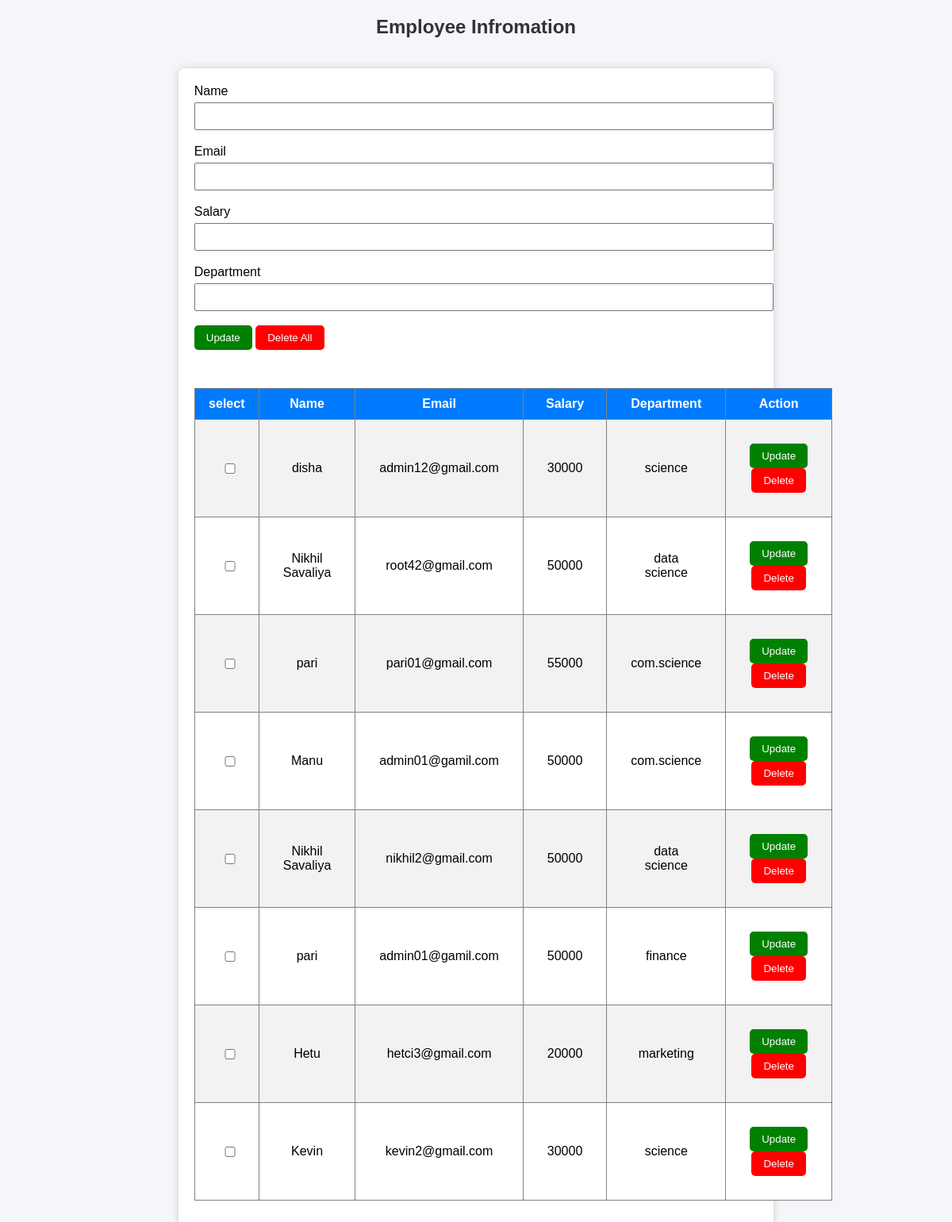
The page /employee/list/ on the database as committed earlier.
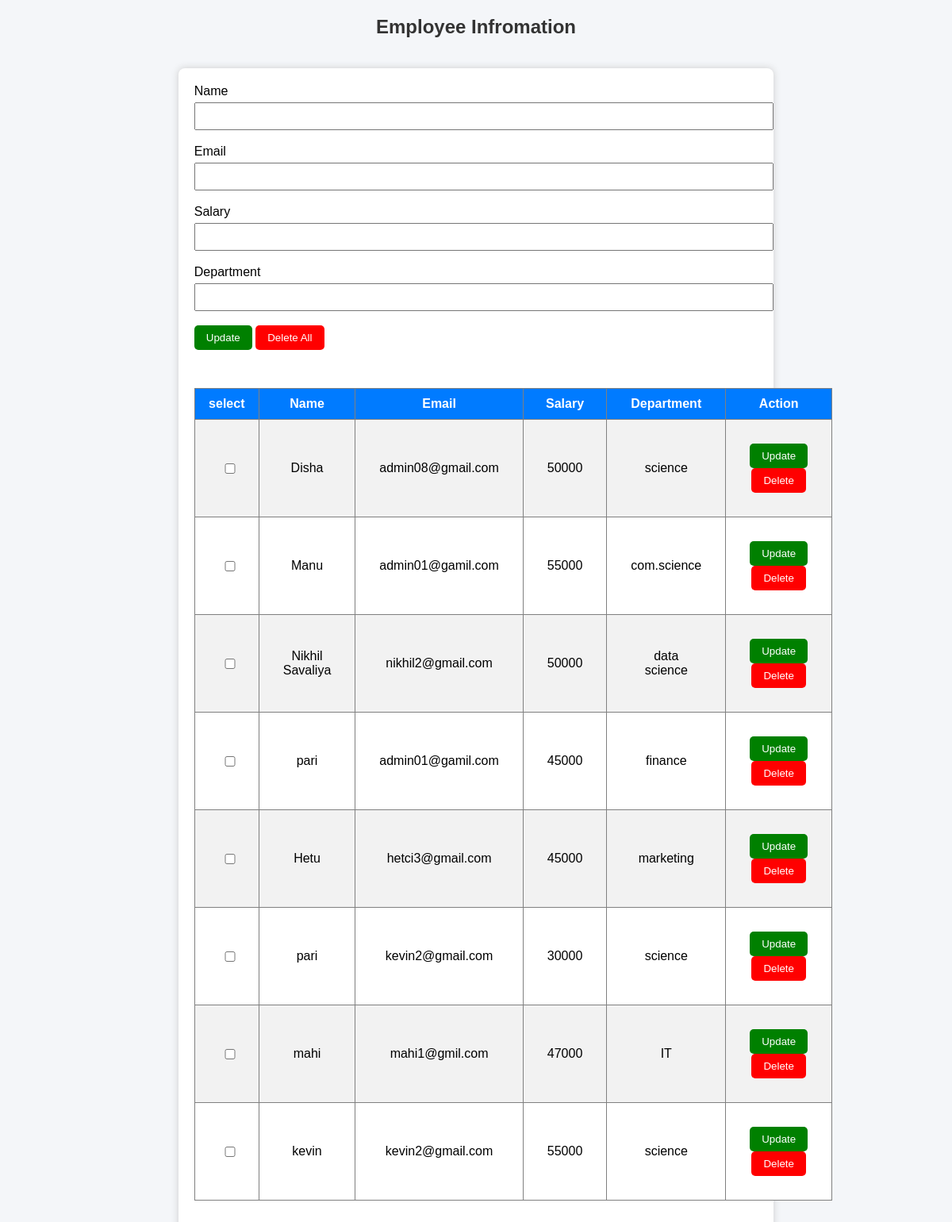
The same page on the database as committed later.
### employee/models.py (models this page shows)
class Employee(models.Model):
    name=models.CharField(max_length=200)
    email=models.EmailField()
    salary=models.IntegerField()
    department= models.CharField(max_length=100)

### employee/views.py (the view)
# urls.py: path("list/",views.emp_list,name="emp_list"),
def emp_list(request):
    emp=Employee.objects.all()
    return render(request,"emp_details.html",{"emp":emp})

### employee/templates/emp_details.html (shortened to what this page needs)
{% extends 'master.html' %}
{% block content %}
    <h2>Employee Infromation</h2>
     <a href="{% url 'emp_add' %}"></a><br>
<form method="POST" action="{% url 'emp_action' %}" style="width:60%;">
    Name <input type="text" name="name"><br><br>
    Email <input type="text" name="email" ><br><br>
    Salary <input type="text" name="salary" ><br><br>
    Department <input type="text" name="department"><br><br>
    <button type="submit" name="action" value="update"
        style="background:green;color:white;">Update</button>
    <button type="submit" name="action" value="delete"
        style="background:red;color:white;"> Delete All </button>
    <br><br>
<table border="=1">
    <tr>
        <th>select</th>
        <th>Name</th>
        <th>Email</th>
        <th>Salary</th>
        <th>Department</th>
        <th>Action</th>
    </tr>
     {% for x in emp %}
    <tr>
        <td><input type="checkbox" name="selected" value="{{ x.id }}"></td>
        <td>{{x.name}}</td>
        <td>{{x.email}}</td>
        <td>{{x.salary}}</td>
        <td>{{x.department}}</td>
        <td>
         <a href="{%url 'emp_update' x.id %}">
              <button type="button"style="background:green;color:white" >Update</button>
         </a>
         <a href="{%url 'emp_delete' x.id %}">
               <button type="button"style="background:red;color:white">Delete</button>
         </a>
        </td>
    </tr>
    {% endfor %}
</table>
{% endblock %}

### employee/templates/master.html (shortened to what this page needs)
{% load static %}
<!DOCTYPE html>
<html lang="en">
<head>
    <link rel="stylesheet" href="{% static 'style.css' %}">
</head>
<body>
{% block content %}
{% endblock %}
</body>
</html>

### staticfile/style.css (style rules this page uses)
body { font-family: Arial, sans-serif; background-color: #f4f6f9; }
h2 { text-align: center; color: #333; }
form { width: 50%; margin: auto; padding: 20px; background-color: white; box-shadow: 0 0 10px #ccc; border-radius: 8px; }
input { width: 100%; padding: 8px; margin-top: 5px; }
button { padding: 8px 15px; background-color: #007bff; color: white; border: none; border-radius: 5px; cursor: pointer; }
table { width: 100%; margin: 30px auto; border-collapse: collapse; background-color: white; }
th { background-color: #007bff; color: white; padding: 10px; }
td { padding: 30px; text-align: center; }
tr:nth-child(even) { background-color: #f2f2f2; }

Rows that differ between the two databases and show on the page:
removed Employee: name "Nikhil Savaliya", email "root42@gmail.com", salary "50000", department "data science"
removed Employee: name "pari", email "pari01@gmail.com", salary "55000", department "com.science"
changed Employee: name "disha" → "Disha"; email "admin12@gmail.com" → "admin08@gmail.com"; salary "30000" → "50000"
changed Employee "Manu": salary "50000" → "55000"
changed Employee "finance": salary "50000" → "45000"
changed Employee "Hetu": salary "20000" → "45000"
changed Employee (number 6 of 8 on the later page): name "Kevin" → "pari"
added Employee: name "mahi", email "mahi1@gmil.com", salary "47000", department "IT"
added Employee: name "kevin", email "kevin2@gmail.com", salary "55000", department "science"
